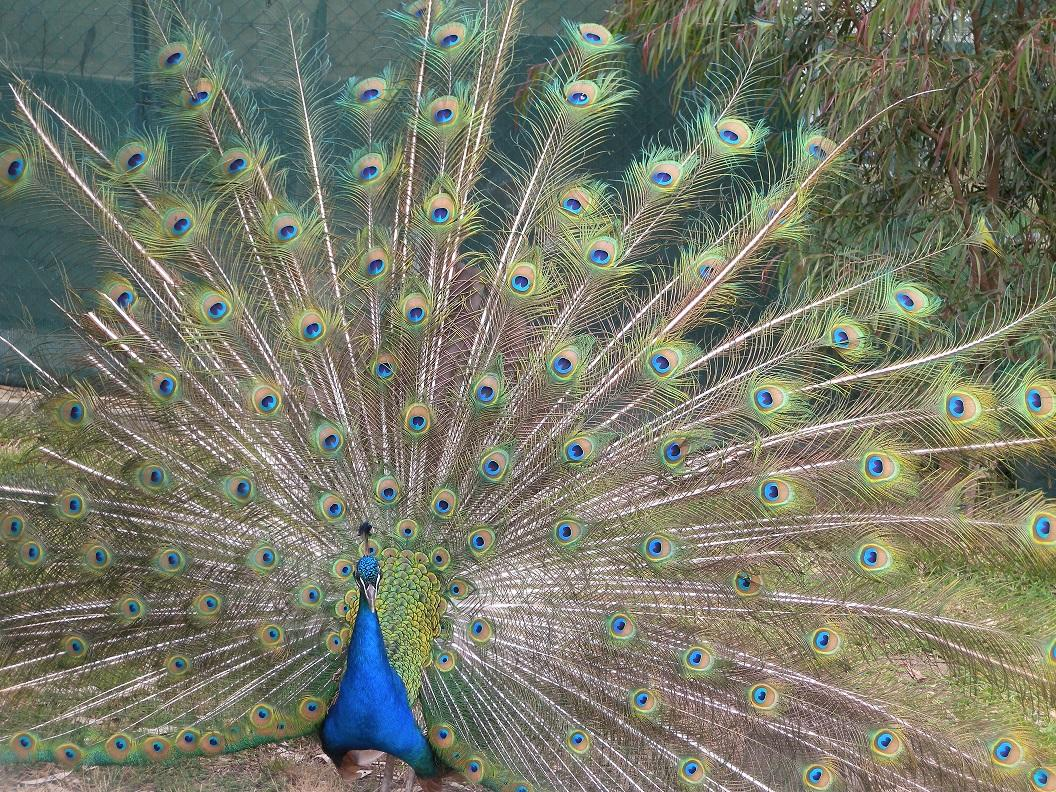
#> input picture TP/TP1/peacock.jpg, 1056 x 792 px, found by its file name
$ jupyter execute --allow-errors multimedia_TP1.ipynb
#> lines starting #> are read from the running program, lines starting #| are printed output that depends on the picture
<a href="https://colab.research.google.com/github/partizanos/multimedia_security/blob/master/multimedia_TP1.ipynb" target="_parent"></a>

# TP1 Multimedia security Dimitris Proios

1. Read in the image ’peacock.jpg’. The image is present in Matlab.

[cell 1]
import matplotlib.image as mpimg; import matplotlib.pyplot as plt; import numpy as np; import requests; from PIL import Image; from io import BytesIO; import math; from skimage import data
# https://github.com/partizanos/multimedia_security/blob/master/TP/TP1/peacock.jpg
# url = "https://github.com/partizanos/multimedia_security/raw/master/multimedia_5/cameraman.tif"
url = "https://github.com/partizanos/multimedia_security/raw/master/TP/TP1/peacock.jpg"
response = requests.get(url)
im = Image.open(BytesIO(response.content))
#> im is the input picture: PIL image 1056x792 RGB; mean R, G, B 118.4, 121.6, 105.3
X  = np.array(im)
X
plt.imshow(X)
# N1, N2 = X.shape
# N = int(N1*N2)

2. Display the size and the histogram of the image.

[cell 2]
X.shape,
#> Out = ((792, 1056, 3),)

[cell 3]
import PIL
import requests
from io import BytesIO;
from PIL import Image
from matplotlib import pyplot as plt
url = "https://github.com/partizanos/multimedia_security/raw/master/TP/TP1/peacock.jpg"
response = requests.get(url)
im = Image.open(BytesIO(response.content))


img = np.array(im)
r = img[:,:,0]
g = img[:,:,1]
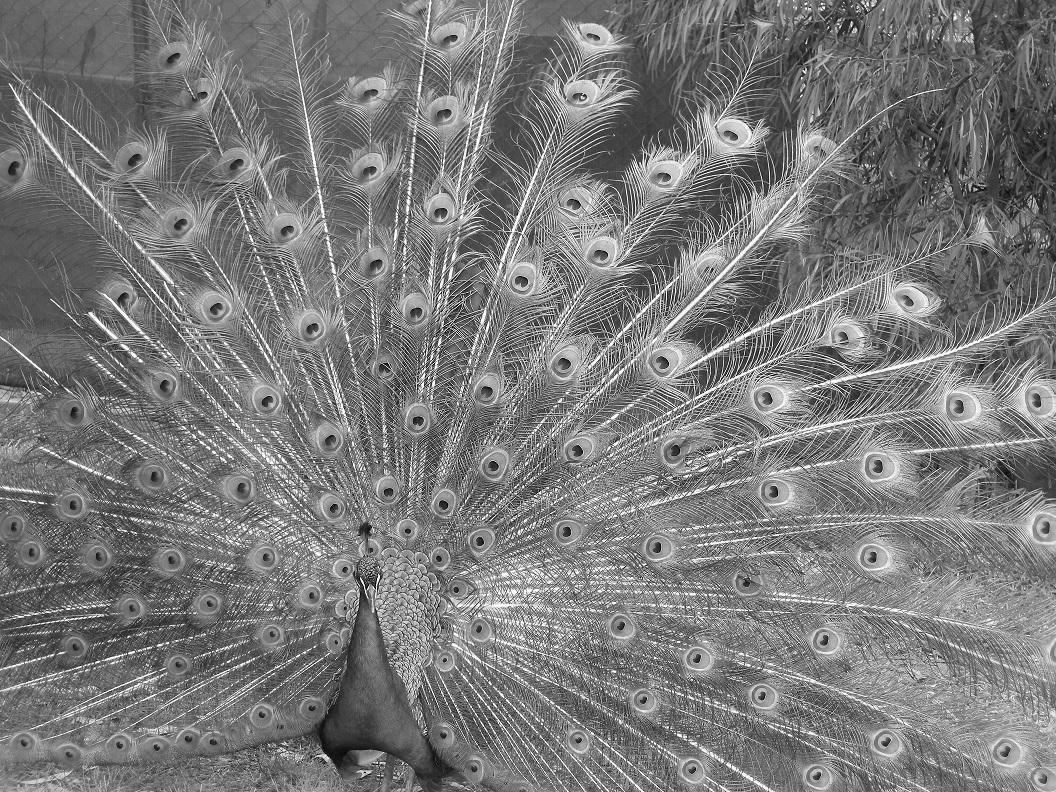
#> g: shape (792, 1056); min 0, max 255, mean 121.6
b = img[:,:,2]
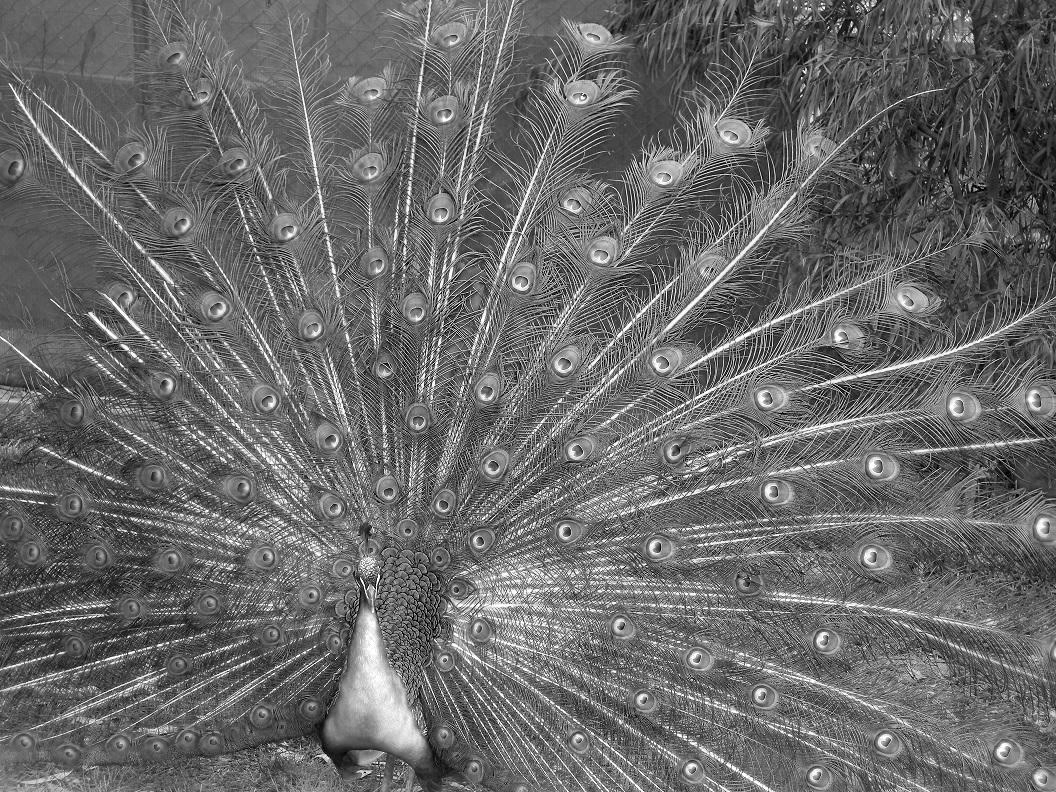
#> b: shape (792, 1056); min 0, max 255, mean 105.3
plt.hist(r.ravel(),256,[0,256]); plt.title("red"); plt.show()
plt.hist(g.ravel(),256,[0,256]); plt.title("green"); plt.show()
plt.hist(b.ravel(),256,[0,256]); plt.title("blue"); plt.show()
#> after `plt.hist(b.ravel(), 256, [0, 256])`:
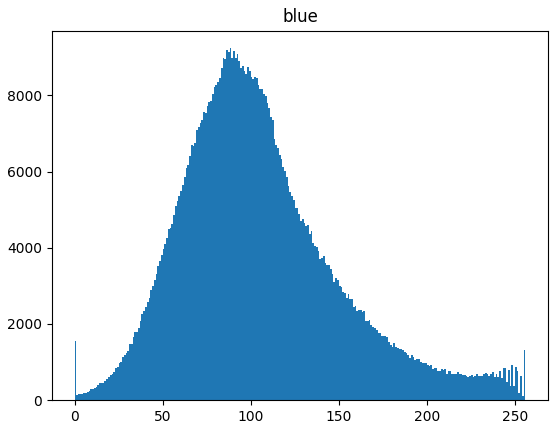
#> figure drawn by matplotlib, 1 panel; tallest bar 9236 high, from x = 88 to 89

3. Convert the image to grayscale.

[cell 4]
def rgb2gray(rgb):
    r, g, b = rgb[:,:,0], rgb[:,:,1], rgb[:,:,2]
    gray = 0.2989 * r + 0.5870 * g + 0.1140 * b
    return gray

plt.imshow(rgb2gray(np.array(im)), cmap="gray")

4. Determine the global mean and the global variance of the image.

[cell 5]
np.mean(np.array(im)), np.var(np.array(im))
#> Out = (115.1, 2325.2)

5. Determine the local mean and variance of an image and display them. See Matlab blockproc and
colfilt. Use distinct non-overlapping blocks.

[cell 6]
im_gray = rgb2gray(np.array(im))
np.mean(np.array(im_gray)), np.var(np.array(im_gray).flatten()), im_gray.shape
np.max(np.array(im)),np.min(np.array(im))
#> Out = (255, 0)

[cell 7]
plt.imshow(im_gray)

Here we split our image to blocks with the help of reshape function of numpy

[cell 8]
from numpy.lib.stride_tricks import as_strided as ast

X = np.array(im)

def img_2_block(ch1, ch2, ch3,max_M, max_N ):
  number_octads = int(max_M* max_N / 64)
  ch1 = ch1.reshape((number_octads, 8,8))
  ch2 = ch2.reshape((number_octads, 8,8))
  ch3 = ch3.reshape((number_octads, 8,8))
  return ch1, ch2,ch3


R = X[:,:,0]
G = X[:,:,1]
B = X[:,:,2]
R_r, G_r,B_r = img_2_block(R, G, B, X.shape[0], X.shape[1])
R.shape,R_r.shape

R[:9,:16]

Below we see the local mean and variance for the values of red channel of our image.

[cell 9]
# The first block
plt.imshow(R_r[0])

np.mean(R_r[0]), np.var(R_r[0])
#> Out = (77.31, 17.43)
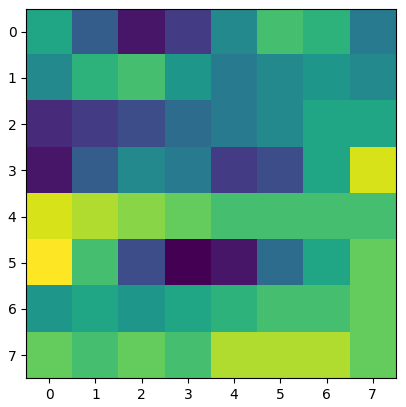
#> figure drawn by matplotlib, 1 panel

[cell 10]
plt.imshow(R[:128,:128])

def img_2_block(ch1, ch2, ch3,max_M, max_N ):
  return

def channel_2_block(ch, block_size ):
  M, N = ch.shape
  for i in range(0, M, 8):
    for j in range(0, M, 8):
      ch[i:i+8][j:j+8]
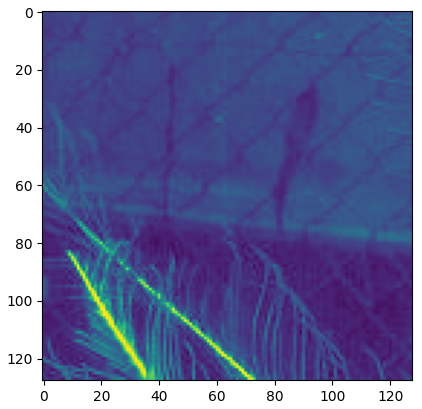
#> figure drawn by matplotlib, 1 panel

## Additive White Gaussian Noise  Noise
This exercise will showcase two noise types, Additive White Gaussian Noise (AWGN) and salt & pepper noise.

Write a function that generates an array of size N × M with Gaussian Noise, i.e. samples drawn from the distribution N (μ, σ). See the Matlab function randn.

[cell 11]
m, n, _ = X.shape
#> m = 792; n = 1056
mean, var=0, 1
WGN = [np.random.normal(mean,var) for r  in range(m*n)]
#> WGN = 836352 items
WGN = np.array(WGN)
WGN = WGN.reshape((m, n ))
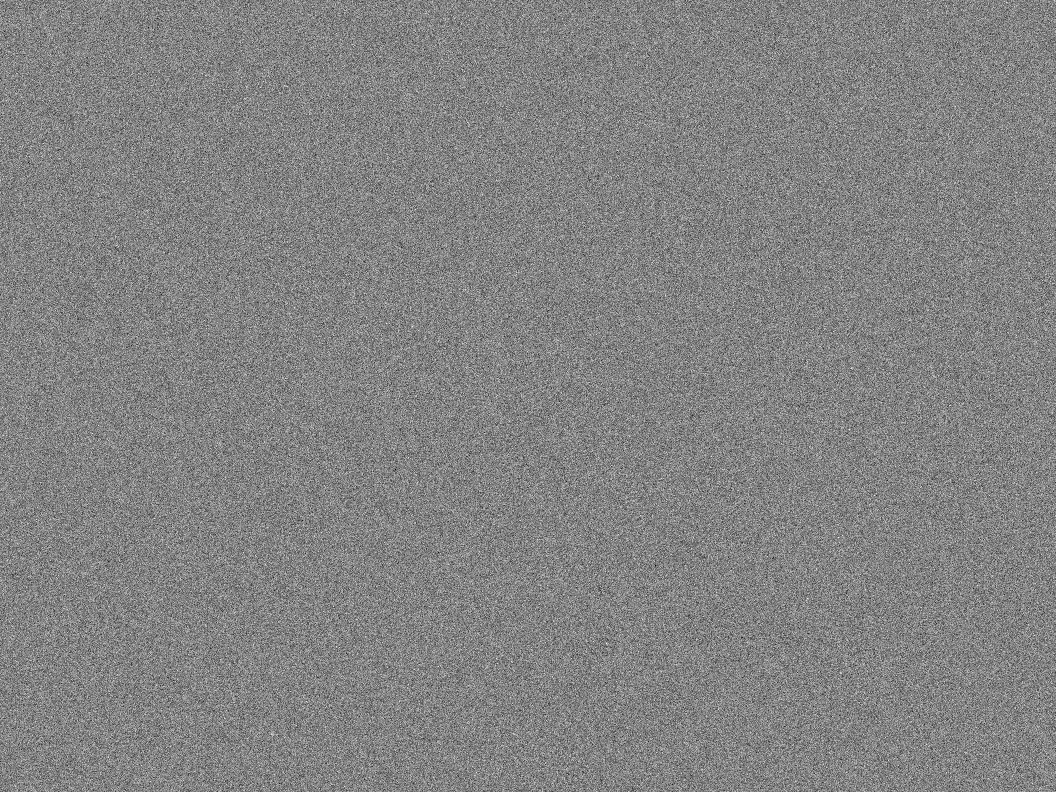
#> WGN: shape (792, 1056) float64; min -5, max 4.72, mean 0.00187; drawn with min black and max white
WGN

## Salt & pepper Noise
Implement a function that generates salt & pepper noise with parameters p and q.

[cell 12]
def salt_pepper(p,q, val ):
  r = np.random.random()
  if r<p:
    return 255
  if r< p+q:
    return 0
  else:
    return val

p =0.1
q =0.2
val = 131
salt_pepper(p,q, val )

## Mean Squared Error
### 1. Write a function that determines the Mean Squared Error (MSE) between two images x and y.

[cell 13]
def mse(imageA, imageB) -> float:
	err = np.sum((imageA.astype("float") - imageB.astype("float")) ** 2)
	err /= float(imageA.shape[0] * imageA.shape[1])
	return err

### 2. Read in a new copy of the image peacock.jpg, keep it in its original datatype and range, i.e. uint8 and {0..255}.

[cell 14]
X_new  = np.array(im)
X_new[:5,:5,0]
#> Out = [[78, 73, 69, 71, 76], [76, 73, 70, 71, 75], [73, 72, 71, 71, 71], [70, 71, 72, 71, 70], [66, 68, 70, 70, 68]]

### 3. Now read in a second copy of the image peacock.jpg but map it to double and {0..1}. See Matlab im2double. Compare the two images using the MSE. Can you explain the result?

**Answer**
Although it is the same image we error becuse MSE doesnt take into account the domain transport we did

[cell 15]
X_mapped=X_new.astype(np.float32)
X_mapped /= 255
X_mapped[:5,:5,0]
assert mse(X_new,X_new ) == 0.0
#> in mse, `err = np.sum((imageA.astype("float") - imageB.astype("float")) ** 2)`: err = 0
mse(X_new,X_mapped )
#> Out = 46342.9

## Peak Signal to Noise Ratio
Write a function that implements the PSNR function.

[cell 16]
PSNR = lambda x,y,a=255:10*np.log10(a**2/mse(x,y))
PSNR(X_new,X_mapped )
#> Out = 1.47

1. Refractor the PNSR definition such that the PSNR is expressed as a function of the noise variance
$σ_z^2$ . You may assume that $σ_z^2 = M SE(x, y)$.

**Answer**

$ PSNR  = 10 log_{10}(\frac{a^2}{\sigma^2})$ =>

$ \frac{PSNR}{10}  =log_{10}(\frac{a^2}{\sigma^2}) $ =>

$ 10 ^{\frac{PSNR}{10}}  = \frac{a^2}{\sigma^2} $ =>

$ 10 ^{\frac{PSNR}{10}}  = \frac{a^2}{\sigma^2} $ =>

$\frac{a^2}{ 10 ^{\frac{PSNR}{10}}}  = \sigma^2 $

[cell 17]
sigma_PSNR = lambda psnr,a=255: a**2/(10**(psnr/10))

2. Add Gaussian noise to an image such that the PSNR ratio with the original image is 10dB, 20dB,
30dB and 40dB. Use randn, not imnoise.

[cell 18]
def rgb2gray(rgb):
    r, g, b = rgb[:,:,0], rgb[:,:,1], rgb[:,:,2]
    gray = 0.2989 * r + 0.5870 * g + 0.1140 * b
    return gray

sigmas = [sigma_PSNR(10),sigma_PSNR(20),sigma_PSNR(30),sigma_PSNR(40)]

m, n, _ = X_new.shape
mean = 0
X_gray = rgb2gray(X_new)

WGNS = []
for var in sigmas:
  WGN = [np.random.normal(mean,var) for r  in range(m*n) ]
  WGN = np.array(WGN).reshape((m, n ))
  X_noised = WGN + X_gray
  WGNS.append(X_noised)
#> this loop made 4 passes
#> pass 1, `WGN = np.array(WGN).reshape((m, n ))`:
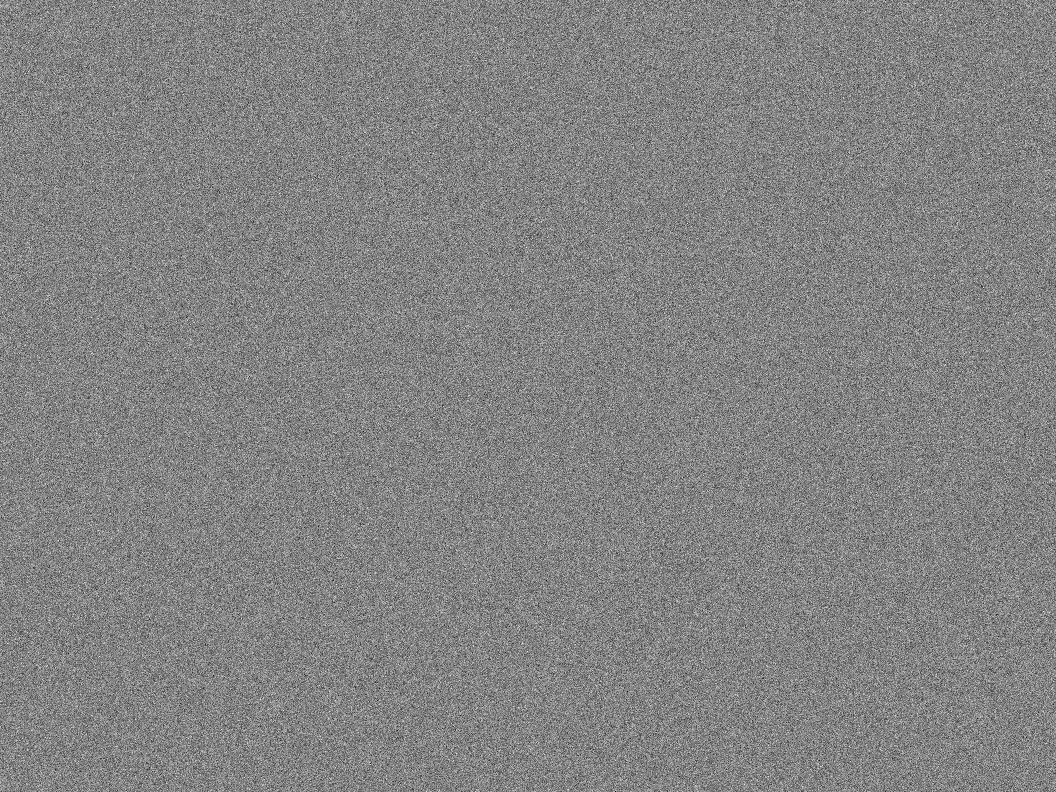
#> WGN: shape (792, 1056) float64; min -31858.4, max 29960.4, mean 0.1; drawn with min black and max white
#> after the loop, WGNS = 4 items

3. Show the noisy images on the screen. How do they look?

** Answer **
We observe that the more noise the more clear the image which makes sense sinse MSE is in the denominator if the fraction in the formula.

[cell 19]
for i, im in enumerate(WGNS):
  plt.imshow(im, cmap="gray"); plt.title(str(i*10+10)+" DB"); plt.show()

4. Show the histograms for these noisy images, can you explain what you see?

[cell 20]
for i, im in enumerate(WGNS):
  plt.hist(im.ravel(),256,[0,256]); plt.title(str(i*10+10)+" DB"); plt.show()
#> this loop made 4 passes
#> pass 1, `plt.hist(im.ravel(), 256, [0, 256])`:
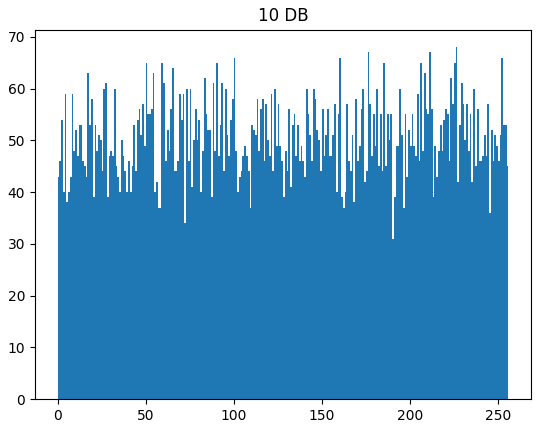
#> figure drawn by matplotlib, 1 panel; tallest bar 68 high, from x = 226 to 227

5. Add salt & pepper Noise to an image until the PSNR ratio between the original and the noisy
image is 40 dB. Visually compare it to the 40dB noisy image to which Gaussian noise was added.
What can you conclude?

[cell 21]
#This exercise is sent is a seperate file

## Identification
### Design and implementation of the perceptual hash function.

## Perceptual Hash

The basic algorithm can be implemented as follows:

Exercise
1. Read in an image and convert it to grayscale.
2. Determine the global mean of the image.
3. For each 32 × 32 subimage non-overlapping block, determine the local mean.
4. For each subimage block determine if the local mean is larger than the global mean. If so, the
hash value for this particular block is 1 and 0 otherwise. The resulting descriptor is thus a 64 bit
binary vector.

[cell 22]
# Read in an image and convert it to grayscale.

url = "https://github.com/partizanos/multimedia_security/raw/master/multimedia_5/cameraman.tif"
response = requests.get(url)
im = Image.open(BytesIO(response.content))
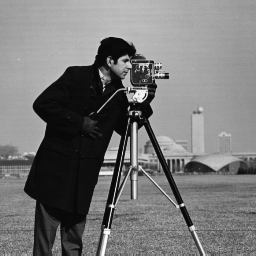
#> input picture multimedia_5/cameraman.tif, 256 x 256 px, found by its file name
#> im is the input picture: PIL image 256x256 L; min 7, max 253, mean 118.7
X  = np.array(im)

def hash_function(img):
  # Determine the global mean of the image.

  global_mean = np.mean(X)
#> global_mean = 118.7

  # For each 32 × 32 subimage non-overlapping block, determine the local mean.

  k = int(X.shape[0]/32)
#> k = 8
  l = int(X.shape[1]/32)
#> l = 8

  blocks = X.reshape((k,l, 32,32))
  blocks.shape

  local_means = []
  for i, _ in enumerate(blocks):
    for j, el in enumerate(blocks):
      local_means.append(np.mean(blocks[i][j]))
#> this loop made 8 passes
#> after the loop, local_means = 64 values, max 172.1 at index 8, min 67.28 at index 42, mean 118.7

  #For each subimage block determine if the local mean is larger than the global mean. If so, the
  #hash value for this particular block is 1 and 0 otherwise. The resulting descriptor is thus a 64 bit
  #binary vector.

  hash = [1 if local > global_mean else 0 for local in local_means ]
#> hash = 64 values, max 1 at index 0, min 0 at index 19, mean 0.297
  return hash
len(hash_function(X))
#> Out = 64
